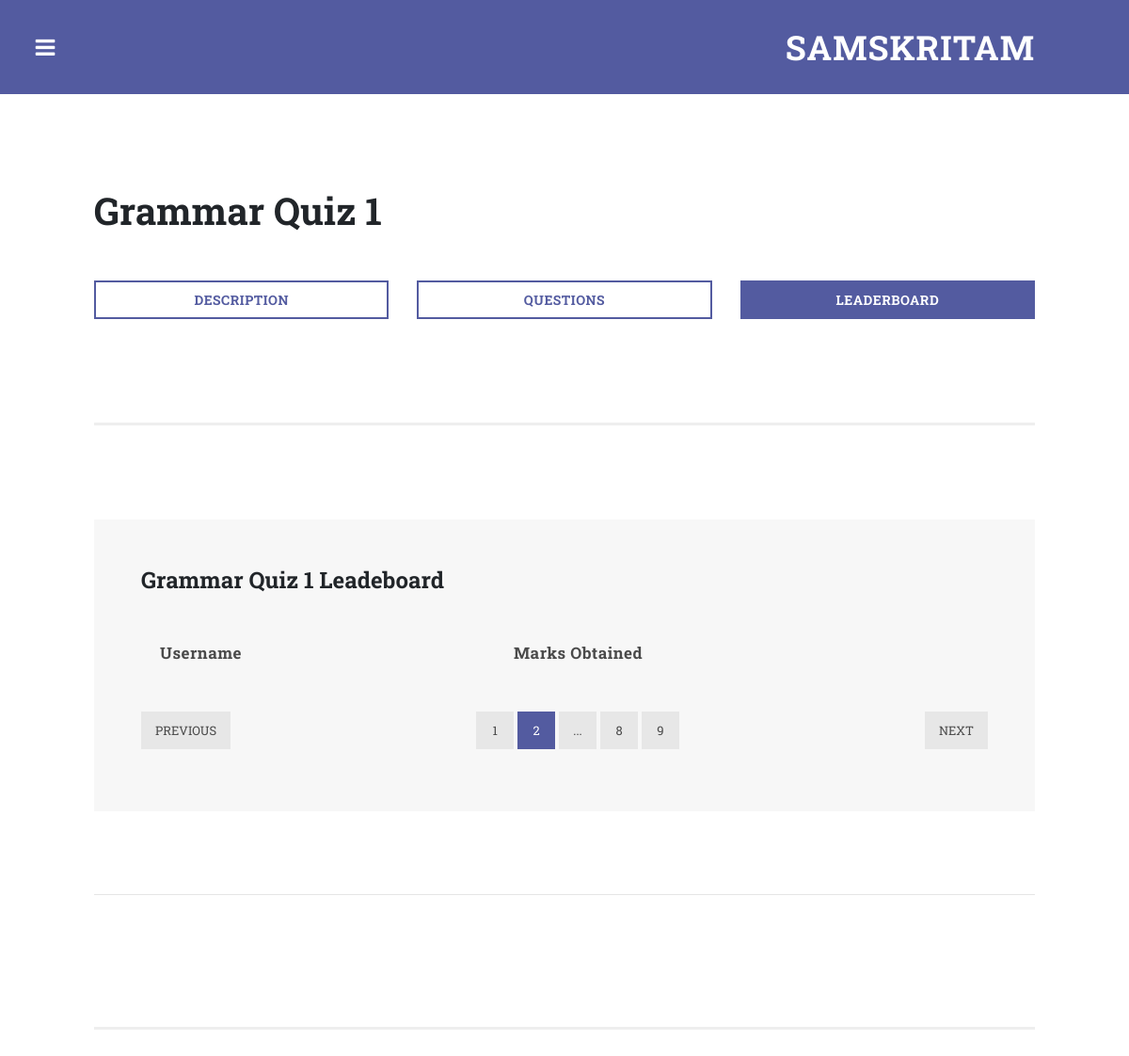
/competition_leaderboard/1/, run on an earlier commit of the app's database.
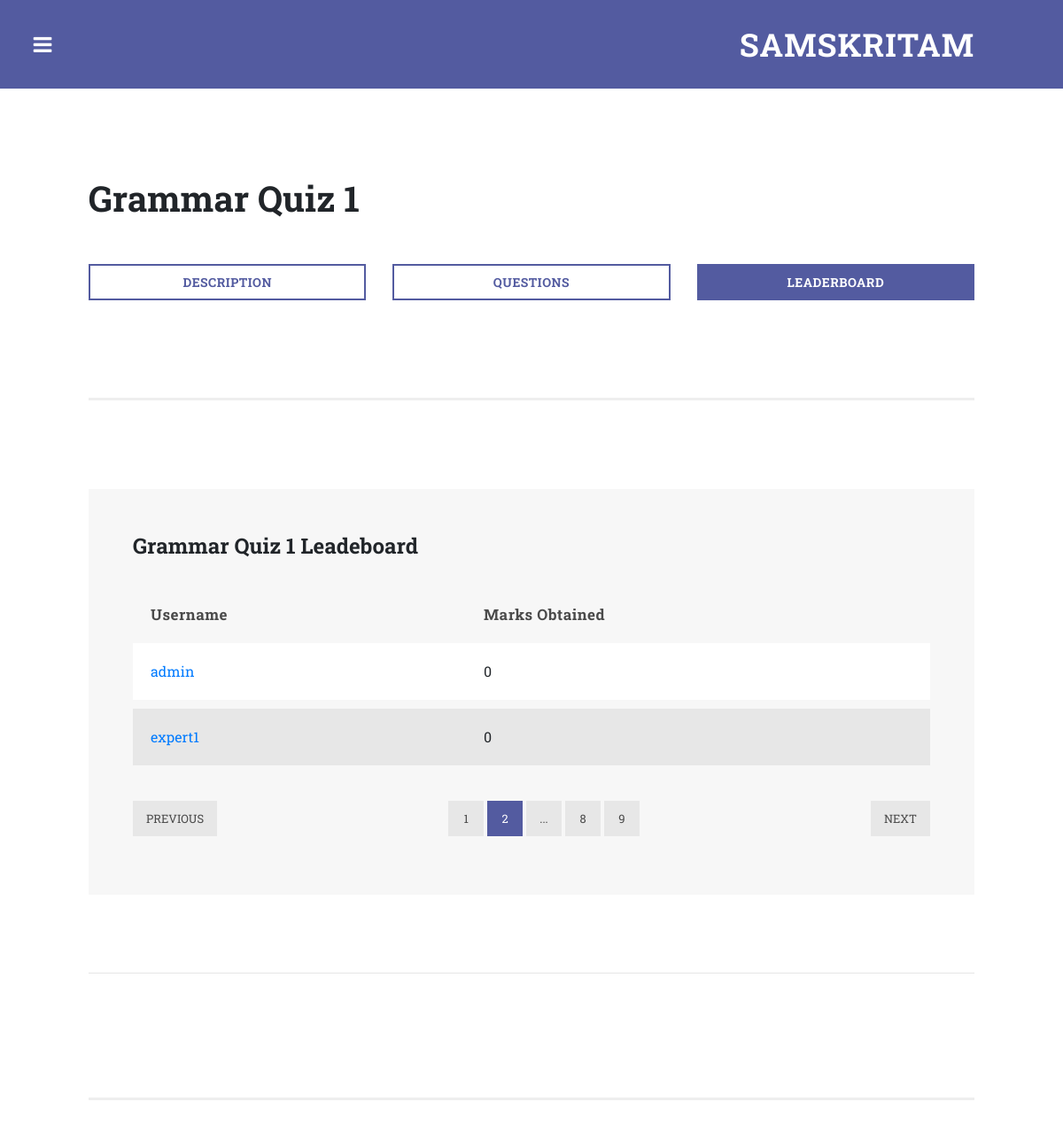
And on a later commit of the database.
### main/models.py (models this page shows, shortened)
class Attempted_contests(models.Model):
    contest = models.ForeignKey(Competition,on_delete=models.SET_NULL,null=True)
    student = models.ForeignKey(User,on_delete=models.SET_NULL,null=True)
    evaluated = models.BooleanField(default=False)
    marks = models.IntegerField(default=0)

### main/views.py (the view, shortened to what this page needs)
# urls.py: path('competition_leaderboard/<int:pk>/',views.competition_leaderboard,name="competition_leaderboard"),
def competition_leaderboard(request,pk):
    expert = None
    if request.user.is_authenticated:
        if Expert_data.objects.filter(user = request.user):
            expert = request.user
    competition = Competition.objects.get(pk=pk)
    student_attempts = Attempted_contests.objects.filter(contest=competition).order_by('marks').reverse()
    return render(request,'main/competition_leaderboard.html',{"expert":expert,"student_attempts":student_attempts,"competition":competition})

### templates/main/competition_leaderboard.html
{%extends "main/base.html"%}
{% load static %}
{% block content %}
<div class="row">
                      <div class="col-md-12">
                    <div class="section-heading">
                      <h2 style="font-size:40px">{{competition.name}}</h2>
                    </div>
                  </div>
                      <div class="col-md-4">
                        <div class="border-rectangle-button">
                          <a href="{% url 'competition_description' pk=competition.pk %}">Description</a>
                        </div>
                      </div>
                      <div class="col-md-4">
                        <div class="border-rectangle-button">
                          <a href="{% url 'competition_questions' pk=competition.pk %}">Questions</a>
                        </div>
                      </div>
                      <div class="col-md-4">
                        <div class="filled-rectangle-button">
                          <a href="{% url 'competition_leaderboard' pk=competition.pk %}">Leaderboard</a>
                        </div>
                      </div>
                    </div>
                    <section class="tables">
              <div class="container-fluid">
                <div class="row">
                  <div class="col-md-12">
                    <div class="default-table">
                      <div class="section-heading">
                        <h2>{{competition.name}} Leadeboard</h2>
                      </div>
                      <table>
                        <thead>
                          <tr>
                            <th>Username</th>
                            <th>Marks Obtained</th>
                          </tr>
                        </thead>
                        <tbody>
                          {% for student in student_attempts %}
                          <tr>
                            <td><a href="{% url 'my_competition_student_response' pk=competition.pk student_id=student.student.pk %}">{{student.student}}</a></td>
                            <td>{{student.marks}}</td>
                          </tr>
                          {% endfor %}
                        </tbody>
                      </table>
                      <ul class="table-pagination">
                        <li><a href="#">Previous</a></li>
                        <li><a href="#">1</a></li>
                        <li class="active"><a href="#">2</a></li>
                        <li><a href="#">...</a></li>
                        <li><a href="#">8</a></li>
                        <li><a href="#">9</a></li>
                        <li><a href="#">Next</a></li>
                      </ul>
                    </div>
                    <br><br><br>
                    <hr>
                    <br>
                  </div>
                </div>
              </div>
            </section>
{%endblock%}

What changed in the data, as far as the page shows it:
added Attempted_contests: student "admin", marks "0"
added Attempted_contests: student "expert1", marks "0"
